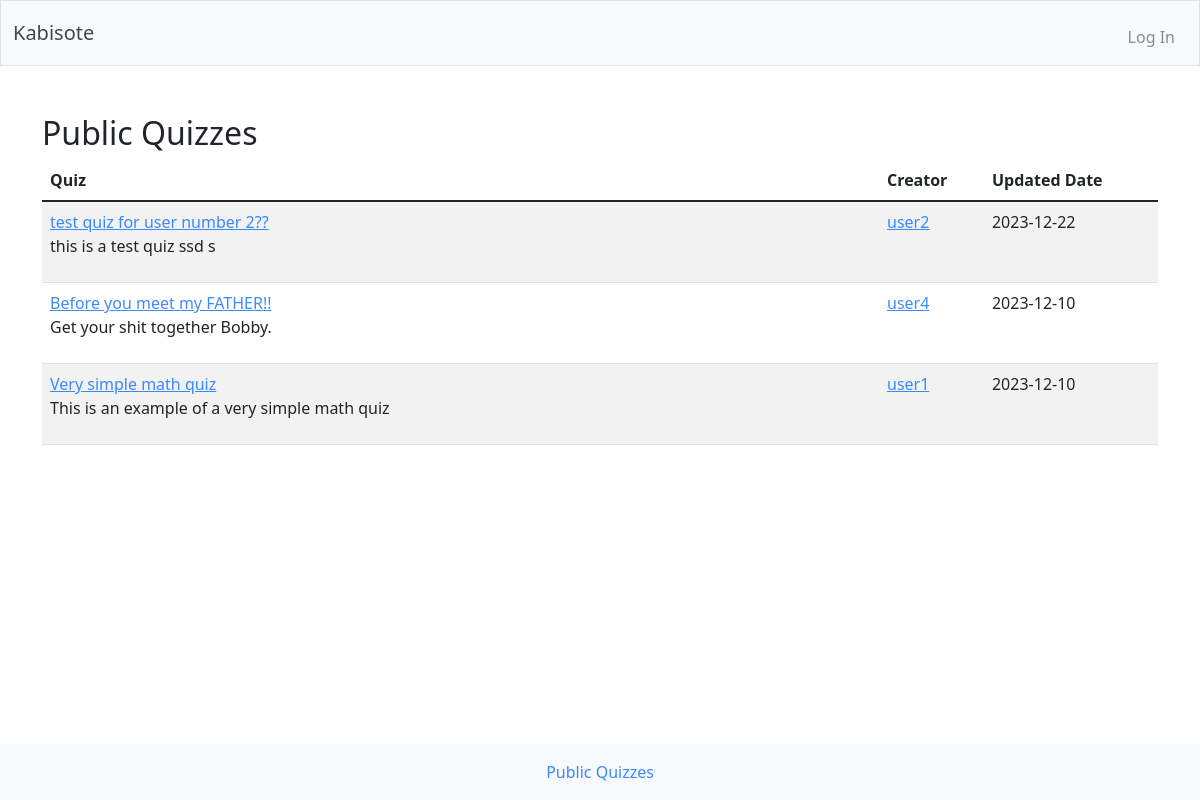
/public-quizzes, run on the app's committed database.
### tables this page shows
CREATE TABLE quiz(
    id INTEGER PRIMARY KEY AUTOINCREMENT NOT NULL,
    user_id int NOT NULL,
    created datetime NOT NULL DEFAULT CURRENT_TIMESTAMP,
    updated datetime NOT NULL DEFAULT CURRENT_TIMESTAMP,
    public BOOLEAN,
    name varchar NOT NULL,
    details varchar NULL, published boolean,
    FOREIGN KEY (user_id) REFERENCES users(id)
);

CREATE TABLE users(
    id INTEGER PRIMARY KEY AUTOINCREMENT NOT NULL,
    username TEXT NOT NULL,
    hash TEXT NOT NULL
);

### app.py (the view)
@app.route("/public-quizzes")
def public_quizzes():
    plist = db.execute("SELECT DISTINCT quiz.id, users.username as username, users.id as userid, DATE(quiz.updated) as date, quiz.name, quiz.details FROM quiz INNER JOIN users ON quiz.user_id = users.id WHERE quiz.public = 1 ORDER BY updated DESC")
    return render_template("public-quizzes.html", plist = plist, userid=None)

### app.py (called while the page is built)
@app.after_request
def after_request(response):
    response.headers["Cache-Control"] = "no-cache, no-store, must-revalidate"
    response.headers["Expires"] = 0
    response.headers["Pragma"] = "no-cache"
    return response

### templates/public-quizzes.html (shortened to what this page needs)
{% extends "main.html" %}
{% block main %}
    <h2>{% if userid%}{{ plist[0].username }}'s {% endif %}Public Quizzes</h2>
    <table class="table table-striped">
        <thead>
            <tr >
                <th  class="text-start" >Quiz</th>
                <th>Creator</th>
                <th>Updated Date</th>
            </tr>
        </thead>
            <tbody>
                {% for item in plist %}
                <tr>
                    <td  class="text-start w-75"><a href="/quiz/{{ item.id }}">{{ item.name | safe }}</a><br/><p>{{item.details | safe}}</p></td>
                    {% if userid%}
                    <td>{{ item.username | safe }}</td>
                    {% else %}
                    <td><a href="/public-quizzes/{{ item.userid }}">{{ item.username | safe }}</a></td>
                    {% endif %}
                    <td>{{ item.date }}</td>
                </tr>
                {% endfor %}
            </tbody>
    </table>
{% endblock %}

### templates/main.html (shortened to what this page needs)
<!DOCTYPE html>
<html lang="en">
    <head>
        <link href="https://cdn.jsdelivr.net/npm/bootstrap@5.1.3/dist/css/bootstrap.min.css" rel="stylesheet">
        <link href="/static/style.css" rel="stylesheet">
    </head>
    <body>
        <nav class="bg-light border navbar navbar-expand-md navbar-light">
            <div class="container-fluid">
                <a class="navbar-brand" href="/">Kabisote</a>
                <div class="collapse navbar-collapse" id="navbar">
                        <ul class="navbar-nav ms-auto mt-2">
                            {% if session["user_id"] %}
                                <li class="nav-item"><a class="nav-link" href="/">My Quizzes</a>
                                 <li class="nav-item"><a class="nav-link" href="/add-quiz">Add a Quiz</a>
                                <li class="nav-item"><a class="nav-link" href="/signout">Sign Out</a></li>
                            {% else %}
                                {% if request.endpoint=='login' %}
                                <li class="nav-item"><a class="nav-link" href="/signup">Sign up</a></li>
                                {% else %}
                                <li class="nav-item"><a class="nav-link" href="/login">Log In</a></li>
                                {% endif %}
                            {% endif %}
                        </ul>
                </div>
            </div>
        </nav>
        <main id="meat"class="container py-5">
            {% block main %}{% endblock %}
        </main>
        <footer class="navbar container-fluid fixed-bottom navbar-expand-md bg-light">
            <ul class="navbar-nav mx-auto">
                <li class="nav-item"><a class="nav-link" href="/public-quizzes">Public Quizzes</a></li>
            </ul>
        </footer>
    </body>
</html>

### static/style.css (style rules this page uses)
#meat { padding-bottom: 100px!important; }
a, .nav-link { color:#0d6efd; opacity: .8; }
.navbar-expand-md .navbar-nav .nav-link { padding: 0.5rem .75rem; }

### data on the page
quiz: name "test quiz for user number 2??", details "this is a test quiz ssd s", username "user2", date "2023-12-22"
quiz: name "Before you meet my FATHER!!", details "Get your shit together Bobby.", username "user4", date "2023-12-10"
quiz: name "Very simple math quiz", details "This is an example of a very simple math quiz", username "user1", date "2023-12-10"
